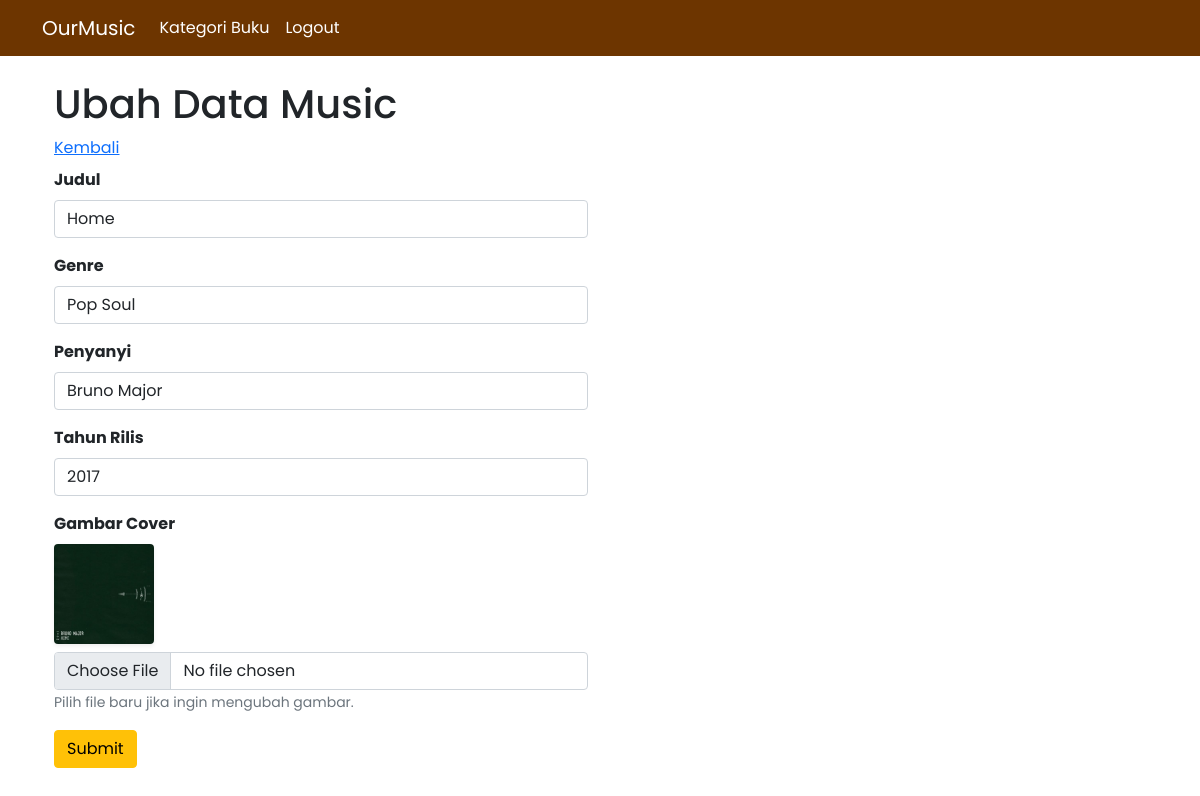
The app's page /ubah_data.php?id=13 (signed in) with its own data.
### tables this page shows
CREATE TABLE `music` (
  `id` int(11) UNSIGNED NOT NULL,
  `nama` varchar(150) NOT NULL,
  `kategori` varchar(50) NOT NULL,
  `penyanyi` varchar(100) NOT NULL,
  `tahun` year(4) NOT NULL,
  `gambar` varchar(150) DEFAULT NULL
);

### function.php (called while the page is built, shortened)
<?php
$conn = mysqli_connect("localhost", "root", "", "ourmusic", 3307);
function query($query){
    global $conn;
    $result = mysqli_query($conn, $query);
    $rows = [];
    while( $row = mysqli_fetch_assoc($result) ) {
        $rows[] = $row;
    }
    return $rows;
}
?>

### ubah_data.php (the view, shortened to what this page needs)
<?php
    require("function.php");
    $id = $_GET['id'];
    $query = query("SELECT * FROM music WHERE id = $id")[0];
    $music = $query;
?>
<!DOCTYPE html>
<html lang="en">
<head>
    <link href="https://cdn.jsdelivr.net/npm/bootstrap@5.0.2/dist/css/bootstrap.min.css" rel="stylesheet">
</head>
<body class="class="fw-bold fs-4 text-black style="font-family: 'Poppins';">
    <nav class="navbar navbar-expand-lg navbar-dark" style="background-color: #6d3500ff;">
        <div class="container">
            <a class="navbar-brand text-white" href="#">OurMusic</a>
            <div class="collapse navbar-collapse" id="navbarSupportedContent">
                <ul class="navbar-nav me-auto mb-2 mb-lg-0">
                    <li class="nav-item">
                        <a class="nav-link active text-white" aria-current="page" href="indexz.php">Kategori Buku</a>
                    </li>
                    <li class="nav-item">
                        <a class="nav-link text-white" href="logout.php">Logout</a>
                    </li>
                </ul>
            </div>
        </div>
    </nav>
<div class="p-4 container">
    <div class="row">
        <h1 class="mb-2">Ubah Data Music</h1>
        <a href="index.php" class="mb-2">Kembali</a>
        <div class="col-md-6">
            <form action="" method="POST" enctype="multipart/form-data">
                <div class="mb-3">
                    <label class="form-label fw-bold">Judul</label>
                    <input type="text" class="form-control" name="nama" id="nama" value="<?= $music['nama'] ?>" required>
                </div>
                <div class="mb-3">
                    <label class="form-label fw-bold">Genre</label>
                    <input type="text" class="form-control" name="kategori" id="kategori" value="<?= $music['kategori'] ?>" required>
                </div>
                <div class="mb-3">
                    <label class="form-label fw-bold">Penyanyi</label>
                    <input type="text" class="form-control" name="penyanyi" id="penyanyi" value="<?= $music['penyanyi'] ?>" required>
                </div>
                <div class="mb-3">
                    <label class="form-label fw-bold">Tahun Rilis</label>
                    <input type="text" class="form-control" name="tahun" id="tahun" value="<?= $music['tahun'] ?>" required>
                </div>
                <div class="mb-3">
                    <label class="form-label fw-bold">Gambar Cover</label> <br>
                    <img src="img/<?= $music['gambar']; ?>" width="100" class="mb-2 shadow-sm rounded">
                    <input type="file" class="form-control" name="gambar" id="gambar">
                    <small class="text-muted">Pilih file baru jika ingin mengubah gambar.</small>
                </div>
                <div class="mb-3">
                    <button type="submit" name="tombol_submit" class="btn btn-warning">Submit</button>
                </div>
            </form>
        </div>
    </div>
</div>
</body>
</html>

### records on screen
music: nama "Home", kategori "Pop Soul", penyanyi "Bruno Major", tahun "2017", gambar (picture)
